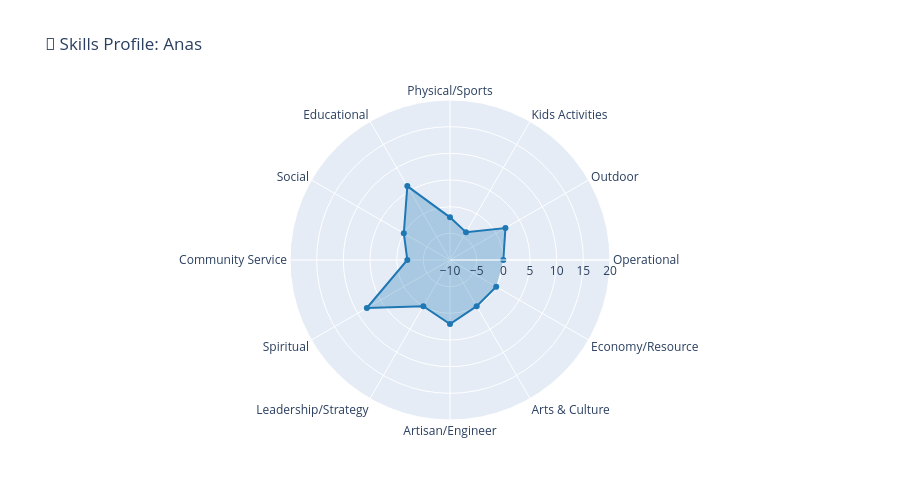
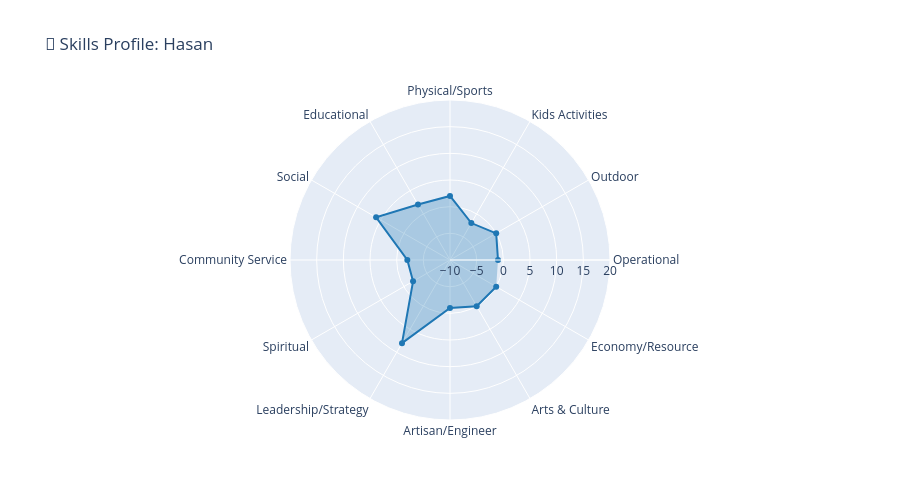
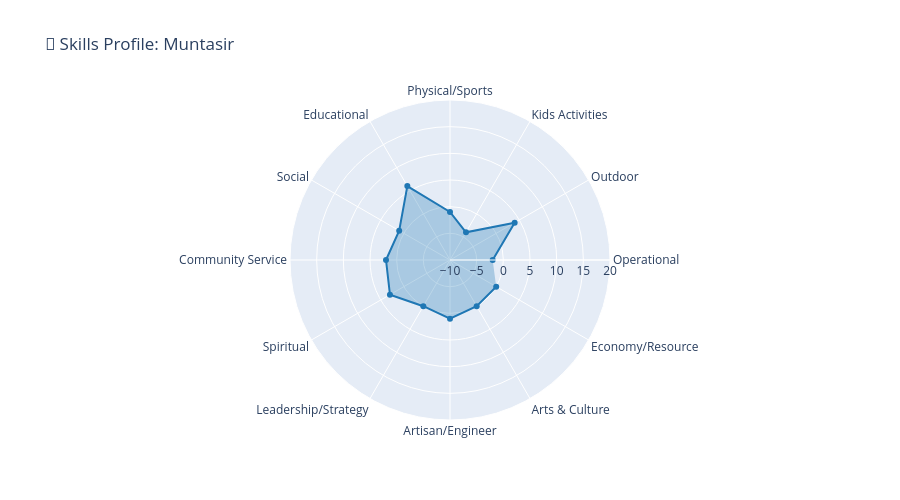
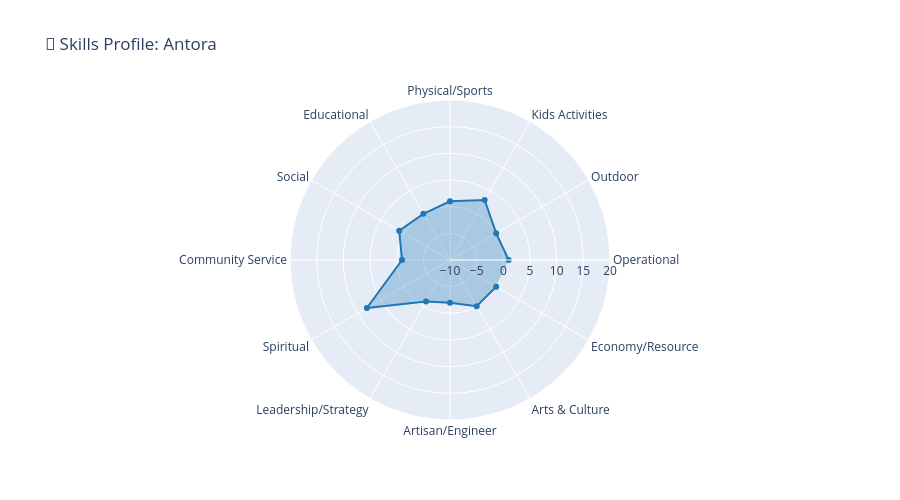

Notebook cell for these charts, in order:
### Code cell
# Create radar charts for first 3 members as examples
sample_names = score_df['Name'].dropna()
for name in sample_names:
    if name:
        fig = create_radar_chart(name)
        fig.show()

print(f"\n✅ Sample radar charts created")
print(f"💡 Use create_radar_chart('Name') to view any member's profile")

### Figure 1 — Plotly figure (JSON) as saved in the notebook; plotly's stock layout.template omitted (floating-point values rounded to 4 significant figures)
{"data": [{"fill": "toself", "fillcolor": "rgba(31, 119, 180, 0.3)", "line": {"color": "#1f77b4", "width": 2}, "name": "Anas", "r": [0, 2, -4, -2, 6, 0, -2, 8, 0, 2, 0, 0], "theta": ["Operational", "Outdoor", "Kids Activities", "Physical/Sports", "Educational", "Social", "Community Service", "Spiritual", "Leadership/Strategy", "Artisan/Engineer", "Arts & Culture", "Economy/Resource"], "type": "scatterpolar"}], "layout": {"height": 500, "polar": {"radialaxis": {"range": [-10, 20], "visible": true}}, "showlegend": false, "title": {"text": "🎯 Skills Profile: Anas"}}}

### Figure 2 — Plotly figure (JSON) as saved in the notebook; plotly's stock layout.template omitted (floating-point values rounded to 4 significant figures)
{"data": [{"fill": "toself", "fillcolor": "rgba(31, 119, 180, 0.3)", "line": {"color": "#1f77b4", "width": 2}, "name": "Hasan", "r": [-1, 0, -2, 2, 2, 6, -2, -2, 8, -1, 0, 0], "theta": ["Operational", "Outdoor", "Kids Activities", "Physical/Sports", "Educational", "Social", "Community Service", "Spiritual", "Leadership/Strategy", "Artisan/Engineer", "Arts & Culture", "Economy/Resource"], "type": "scatterpolar"}], "layout": {"height": 500, "polar": {"radialaxis": {"range": [-10, 20], "visible": true}}, "showlegend": false, "title": {"text": "🎯 Skills Profile: Hasan"}}}

### Figure 3 — Plotly figure (JSON) as saved in the notebook; plotly's stock layout.template omitted (floating-point values rounded to 4 significant figures)
{"data": [{"fill": "toself", "fillcolor": "rgba(31, 119, 180, 0.3)", "line": {"color": "#1f77b4", "width": 2}, "name": "Muntasir", "r": [-2, 4, -4, -1, 6, 1, 2, 3, 0, 1, 0, 0], "theta": ["Operational", "Outdoor", "Kids Activities", "Physical/Sports", "Educational", "Social", "Community Service", "Spiritual", "Leadership/Strategy", "Artisan/Engineer", "Arts & Culture", "Economy/Resource"], "type": "scatterpolar"}], "layout": {"height": 500, "polar": {"radialaxis": {"range": [-10, 20], "visible": true}}, "showlegend": false, "title": {"text": "🎯 Skills Profile: Muntasir"}}}

### Figure 4 — Plotly figure (JSON) as saved in the notebook; plotly's stock layout.template omitted (floating-point values rounded to 4 significant figures)
{"data": [{"fill": "toself", "fillcolor": "rgba(31, 119, 180, 0.3)", "line": {"color": "#1f77b4", "width": 2}, "name": "Antora", "r": [1, 0, 3, 1, 0, 1, -1, 8, -1, -2, 0, 0], "theta": ["Operational", "Outdoor", "Kids Activities", "Physical/Sports", "Educational", "Social", "Community Service", "Spiritual", "Leadership/Strategy", "Artisan/Engineer", "Arts & Culture", "Economy/Resource"], "type": "scatterpolar"}], "layout": {"height": 500, "polar": {"radialaxis": {"range": [-10, 20], "visible": true}}, "showlegend": false, "title": {"text": "🎯 Skills Profile: Antora"}}}
